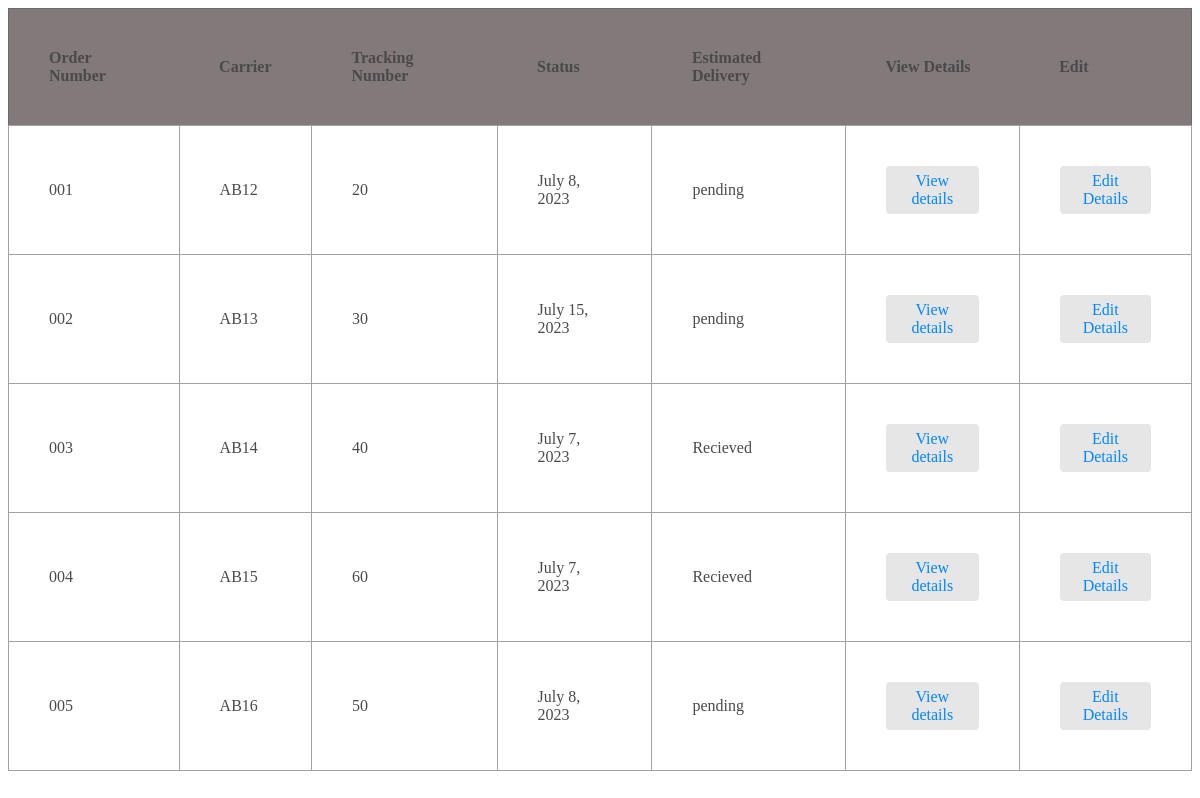
Screenshot of /shipping/shipping/list with the database file from the repository.
### shipping/models.py (models this page shows, shortened)
class Shipping(models.Model):
    order_number = models.CharField(max_length=32)
    carrier = models.CharField(max_length=255)
    tracking_number = models.CharField(max_length=255)
    status = models.CharField(max_length=32)
    estimated_delivery = models.DateField()

### shipping/views.py (the view)
# urls.py: path("shipping/list", shipping_list, name="shipping_list_view"),
def shipping_list(request):
    shippings = Shipping.objects.all()
    return render (request, "shipping/shipping_list.html", {"shippings":shippings})

### templates/shipping/shipping_list.html (shortened to what this page needs)
<!DOCTYPE html>
<html lang="en">
<head>
    {% load static %}
    <link rel="stylesheet" href="{% static 'inventory/product_list.css' %}">
</head>
<body>
     <table >
        <thead >
            <tr>
                <th >Order Number</th>
                <th >Carrier</th>
                <th >Tracking Number</th>
                <th >Status</th>
                <th>Estimated Delivery</th>
                <th>View Details</th>
                <th>Edit</th>
            </tr>
        </thead>
        <tbody>
            {% for shipping in shippings %}
            <tr>
                <td >{{ shipping.order_number }}</td>
                <td >{{ shipping.carrier }}</td>
                <td >{{ shipping.tracking_number}}</td>
                <td >{{ shipping.estimated_delivery}}</td>
                <td >{{ shipping.status}}</td>
                <td>
                    <a href="{% url 'shipping_detail_view' id=shipping.id %}">View details</a>
                </td>
                <td>
                    <a href="{% url 'shipping_edit_view' id=shipping.id %}">Edit Details</a>
                </td>
            </tr>
            {%endfor%}
        </tbody>
    </table>
</body>
</html>

### inventory/static/inventory/product_list.css (style rules this page uses)
table { width: 100%; border-collapse: collapse; border: 1px solid #6B6B6B; color: #4A4A4A; }
th { background-color: #827a7a; padding: 12px; text-align: left; font-weight: bold; padding: 40px; }
td { padding: 10px; border: 1px solid #A2A2A2; padding: 40px; }
td a { display: inline-block; padding: 6px 12px; text-align: center; text-decoration: none; color: #0088FF; border-radius: 4px; background-color: #E6E6E6; transition: background-color 0.2s ease; }

### rows the page displays
Shipping: order_number "001", carrier "AB12", tracking_number "20", estimated_delivery "July 8, 2023", status "pending"
Shipping: order_number "002", carrier "AB13", tracking_number "30", estimated_delivery "July 15, 2023", status "pending"
Shipping: order_number "003", carrier "AB14", tracking_number "40", estimated_delivery "July 7, 2023", status "Recieved"
Shipping: order_number "004", carrier "AB15", tracking_number "60", estimated_delivery "July 7, 2023", status "Recieved"
Shipping: order_number "005", carrier "AB16", tracking_number "50", estimated_delivery "July 8, 2023", status "pending"
